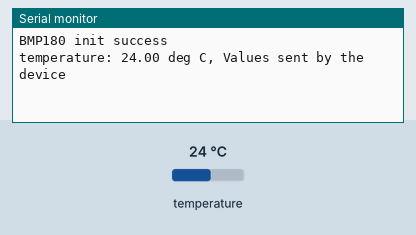
The sketch below on a simulated Arduino Uno, built with avr-gcc and run on an emulated ATmega328P. Shown: the last lines printed to the serial monitor. The inputs (shaded band) are chosen by the test bench; at power-on: temperature 24 °C.

Above: at 2.7 s.
2.8 s: temperature set to 12 °C
At 7.7 s:
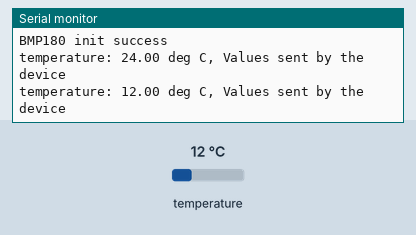
8.8 s: temperature set to 19 °C
At 13.0 s:
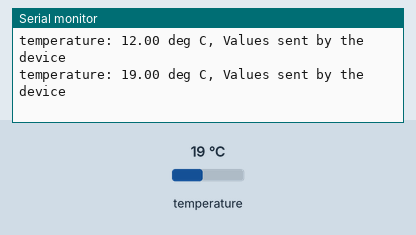
Timing chart, 0 to 14.5 s (numbered marks = the images above; inputs shaded):
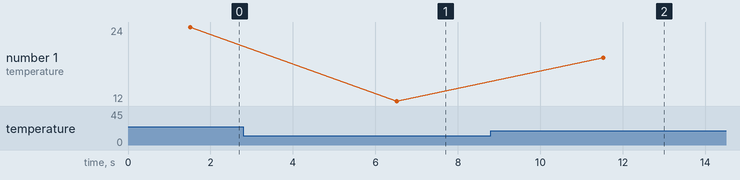

Measured:
- after the input at 2.8 s, the serial monitor: prints a new line after 3.7 s (image 1)
- after the input at 8.8 s, the serial monitor: prints a new line after 2.7 s (image 2)
- plotted number 1: 24 → 12 after the input at 2.8 s, 12 → 19 after the input at 8.8 s

The sketch:

tempSensorMain.ino
```cpp
// This example sends data to multiple variables to
// Ubidots through HTTP protocol.

/****************************************
 * Include Libraries
 ****************************************/

#include "Ubidots.h"
#include <SFE_BMP180.h>
#include <Wire.h>

/****************************************
 * Define Instances and Constants
 ****************************************/

SFE_BMP180 pressure;

#define ALTITUDE 92.0 // My altitude in Fagersta in meters

const char* UBIDOTS_TOKEN = "BBFF-fWWKs92Hd63MZPzSDpnqDfn43FxR7P";  // Put here your Ubidots TOKEN
const char* WIFI_SSID = "Myhome";      // Put here your Wi-Fi SSID
const char* WIFI_PASS = "32152799";      // Put here your Wi-Fi password
Ubidots ubidots(UBIDOTS_TOKEN, UBI_HTTP);

void setup() {
  Serial.begin(115200);
  ubidots.wifiConnect(WIFI_SSID, WIFI_PASS);
  // ubidots.setDebug(true);  // Uncomment this line for printing debug messages

  // Initialize the sensor

  if (pressure.begin())
    Serial.println("BMP180 init success");
  else
  {
    // Oops, something went wrong, this is usually a connection problem,
    // see the comments at the top of this sketch for the proper connections.
    Serial.println("BMP180 init fail\n\n");
    while(1); // Pause forever.
  }
}

void loop() {
  char status;
  double T;

  // Start a temperature measurement:
  // If request is successful, the number of ms to wait is returned.
  // If request is unsuccessful, 0 is returned.

  status = pressure.startTemperature();
  if (status != 0)
  {
    // Wait for the measurement to complete:
    delay(status);

    // Retrieve the completed temperature measurement:
    // Note that the measurement is stored in the variable T.
    // Function returns 1 if successful, 0 if failure.

    status = pressure.getTemperature(T);
    if (status != 0)
    {
      // Print out the measurement:
      Serial.print("temperature: ");
      Serial.print(T,2);
      Serial.print(" deg C, ");

    }
    else Serial.println("error retrieving temperature measurement\n");
  }
  else Serial.println("error starting temperature measurement\n");


  ubidots.add("sensor", T);  // Change for your variable name


  bool bufferSent = false;
  bufferSent = ubidots.send("HeltecBoard");  // Will send data to a device label that matches the device Id

  if (bufferSent) {
    // Do something if values were sent properly
    Serial.println("Values sent by the device");
  }
  else{
    Serial.println("data not send");
  }

  delay(5000);
}
```
